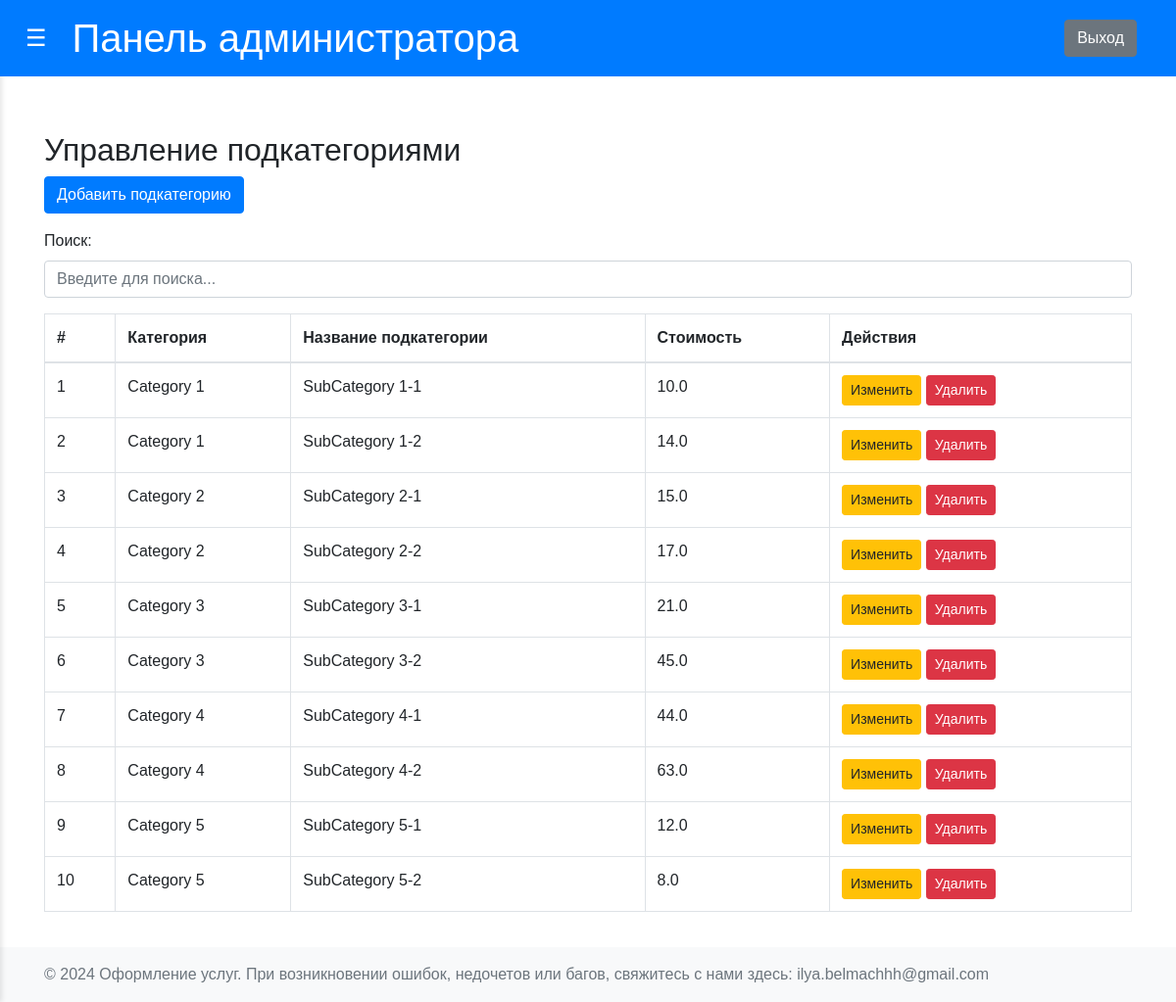
The page /admin/subcategories (signed in) on the database its author committed.
### app/models.py (models this page shows)
class SubCategories(db.Model):
    __tablename__ = 'SubCategories'
    id = db.Column(db.Integer, primary_key=True)
    cat_id = db.Column(db.Integer, db.ForeignKey('Categories.id'), nullable=False)
    subcat_name = db.Column(db.String, nullable=False)
    cost = db.Column(db.Float, nullable=False)
    category = db.relationship("Categories", backref=db.backref('SubCategories', lazy=True))

class Categories(db.Model):
    __tablename__ = 'Categories'
    id = db.Column(db.Integer, primary_key=True)
    cat_name = db.Column(db.String, nullable=False)

### app/admin/routs.py (the view)
@admin.route('/admin/subcategories')
def manage_subcategories():
    if session.get('role') != 'admin':
        return redirect(url_for('users.login'))
    subcategories = SubCategories.query.order_by(SubCategories.cat_id)
    return render_template('admin/manage_subcategories.html', subcategories=subcategories)

### app/templates/admin/manage_subcategories.html
{% extends 'admin/dashboard_admin_base.html' %}
{% block content %}
<div class="container mt-4">
    <h2>Управление подкатегориями</h2>
    <a href="{{ url_for('admin.add_subcategory_form') }}" class="btn btn-primary mb-3">Добавить подкатегорию</a>
    <div class="mb-3">
        <label for="searchInput" class="form-label">Поиск:</label>
        <input type="text" id="searchInput" class="form-control" placeholder="Введите для поиска...">
    </div>
    <table class="table table-bordered">
        <thead>
            <tr>
                <th>#</th>
                <th>Категория</th>
                <th>Название подкатегории</th>
                <th>Стоимость</th>
                <th>Действия</th>
            </tr>
        </thead>
        <tbody>
            {% for subcategory in subcategories %}
            <tr>
                <td>{{ loop.index }}</td>
                <td>{{ subcategory.category.cat_name }}</td>
                <td>{{ subcategory.subcat_name }}</td>
                <td>{{ subcategory.cost }}</td>
                <td>
                    <a href="{{ url_for('admin.edit_subcategory_form', subcat_id=subcategory.id) }}" class="btn btn-warning btn-sm">Изменить</a>
                    <form action="{{ url_for('admin.delete_subcategory', subcat_id=subcategory.id) }}" method="POST" style="display:inline;">
                        <button type="submit" class="btn btn-danger btn-sm">Удалить</button>
                    </form>
                </td>
            </tr>
            {% endfor %}
        </tbody>
    </table>
</div>
{% endblock %}

### app/static/css/styles.css (style rules this page uses)
body { font-family: Arial, sans-serif; margin: 0; display: flex; height: 100vh; overflow: hidden; }
main h2 { margin-top: 0; }

### rows shown on the page
SubCategories: category.cat_name "Category 1", subcat_name "SubCategory 1-1", cost "10.0"
SubCategories: category.cat_name "Category 1", subcat_name "SubCategory 1-2", cost "14.0"
SubCategories: category.cat_name "Category 2", subcat_name "SubCategory 2-1", cost "15.0"
SubCategories: category.cat_name "Category 2", subcat_name "SubCategory 2-2", cost "17.0"
SubCategories: category.cat_name "Category 3", subcat_name "SubCategory 3-1", cost "21.0"
SubCategories: category.cat_name "Category 3", subcat_name "SubCategory 3-2", cost "45.0"
SubCategories: category.cat_name "Category 4", subcat_name "SubCategory 4-1", cost "44.0"
SubCategories: category.cat_name "Category 4", subcat_name "SubCategory 4-2", cost "63.0"
SubCategories: category.cat_name "Category 5", subcat_name "SubCategory 5-1", cost "12.0"
SubCategories: category.cat_name "Category 5", subcat_name "SubCategory 5-2", cost "8.0"
